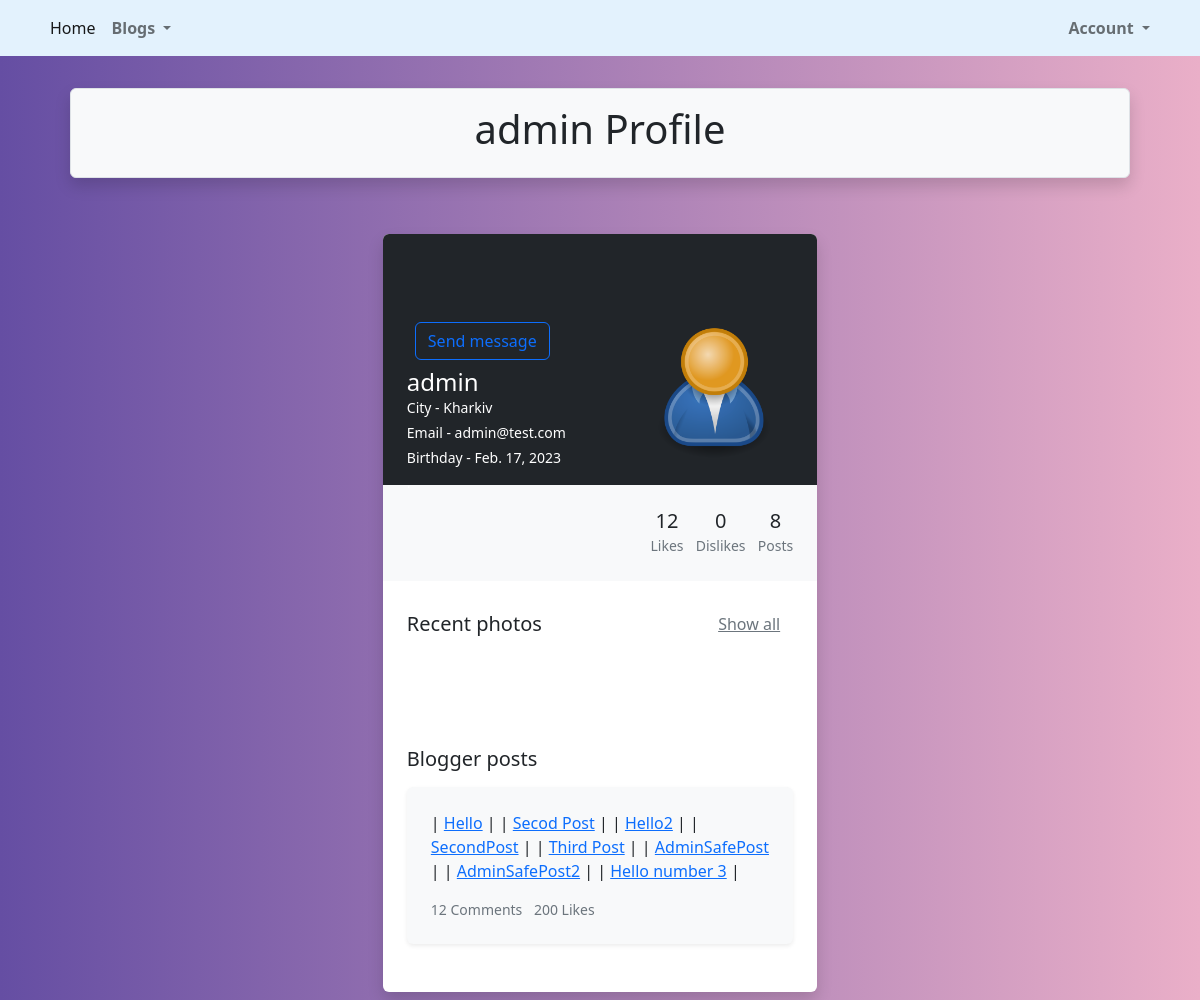
Screenshot of /accounts/profiles/user/1 with the database file from the repository.
### src/accounts/models.py (models this page shows, shortened)
class User(AbstractUser):
    is_activated = models.BooleanField(default=True, db_index=True)
    avatar = models.ImageField(upload_to=avatar_place, default='profile/default.png')
    birthday = models.DateField(null=True, blank=True)
    city = models.CharField(max_length=50, null=True, blank=True)
    class Meta(AbstractUser.Meta):
        db_table = 'user'

### src/post/models.py (models this page shows, shortened)
class Posts(models.Model):
    uuid = models.UUIDField(default=uuid4, db_index=True, unique=True)
    title = models.CharField(max_length=30)
    author = models.ForeignKey(User, on_delete=models.CASCADE)
    text = models.TextField(max_length=1000)
    like = models.ManyToManyField(User, blank=True, related_name='likes')
    dislike = models.ManyToManyField(User, blank=True, related_name='dislikes')
    create_date = models.DateField(auto_now_add=True)
    class Meta:
        db_table = 'posts'

### src/accounts/views.py (the view)
# urls.py: path('profiles/user/<int:pk>', blogger_profile_view, name='bloggers_profile'),
def blogger_profile_view(request, pk):
    blogger = get_object_or_404(User, pk=pk)
    posts = Posts.objects.filter(author_id=pk).order_by('create_date')
    likes = User.objects.filter(
        likes__author=pk).prefetch_related('likes')
    dislikes = User.objects.filter(
        dislikes__author=pk).prefetch_related('dislikes')
    return render(request, 'accounts/blogger_profile_view.html',
                  {'blogger': blogger,
                   'posts': posts,
                   'likes': likes,
                   'dislikes': dislikes})

### src/accounts/templates/accounts/blogger_profile_view.html (shortened to what this page needs)
{% extends 'base.html' %}
{% load static %}
{% load crispy_forms_tags %}
{% block header %}
    {{ blogger.username }} Profile
{% endblock %}
{% block content %}
        <link rel="stylesheet" type="text/css" href="{% static 'accounts/css/profile_stylesheet.css' %}">
    <div class="row py-2 px-2">
    <div class="col-xl-5 col-md-6 col-sm-10 mx-auto">
        <div class="bg-white shadow rounded overflow-hidden">
            <div class="px-4 pt-0 pb-4 bg-dark">
                <div class="media align-items-end profile-header">
                    <div class="profile mr-3"><img class="rounded-circle p-1 m-1" width="150" height="150" src="{{ blogger.avatar.url }}"
                         alt="avatar" align="right"><a href="{% url 'accounts:send_message_to_blogger' blogger.pk %}" class="btn btn-outline-primary m-2">Send message</a></div>
                    <div class="media-body mb-5 text-white">
                        <h4 class="mt-0 mb-0">{% if user.last_name %}{{ blogger.first_name }} {{ blogger.last_name }} {% else %} {{ blogger.username }} {% endif %}</h4>
                        <p class="small mb-1"> City - {% if blogger.city %}{{ blogger.city }} {% else %} - {% endif %}</p>
                    <p class="small mb-1"> Email - {{ blogger.email }}</p>
                    <p class="small mb-1"> Birthday - {% if blogger.birthday %} {{ blogger.birthday }} {% else %} None {% endif %}</p>
                    <p class="small mb-1"> .</p>
                    </div>
                </div>
            </div>
            <div class="bg-light p-4 d-flex justify-content-end text-center">
                <ul class="list-inline mb-0">
                    <li class="list-inline-item">
                        <h5 class="font-weight-bold mb-0 d-block">{{ likes.count }}</h5><small class="text-muted"> Likes</small>
                    </li>
                    <li class="list-inline-item">
                        <h5 class="font-weight-bold mb-0 d-block">{{ dislikes.count }}</h5><small class="text-muted"> Dislikes</small>
                    </li>
                    <li class="list-inline-item">
                        <h5 class="font-weight-bold mb-0 d-block">{{ blogger.posts_set.count }}</h5><small class="text-muted"> Posts</small>
                    </li>
                </ul>
            </div>
            <div class="py-4 px-4">
                <div class="d-flex align-items-center justify-content-between mb-3">
                    <h5 class="mb-0">Recent photos</h5><a href="#" class="btn btn-link text-muted">Show all</a>
                </div>
                <div class="row">
                    <div class="col-lg-6 mb-2 pr-lg-1"><img src="https://bootstrapious.com/i/snippets/sn-profile/img-3.jpg" alt="" class="img-fluid rounded shadow-sm"></div>
                    <div class="col-lg-6 mb-2 pl-lg-1"><img src="https://bootstrapious.com/i/snippets/sn-profile/img-4.jpg" alt="" class="img-fluid rounded shadow-sm"></div>
                    <div class="col-lg-6 pr-lg-1 mb-2"><img src="https://bootstrapious.com/i/snippets/sn-profile/img-5.jpg" alt="" class="img-fluid rounded shadow-sm"></div>
                    <div class="col-lg-6 pl-lg-1"><img src="https://bootstrapious.com/i/snippets/sn-profile/img-6.jpg" alt="" class="img-fluid rounded shadow-sm"></div>
                </div>
                <div class="py-4">
                    <h5 class="mb-3">Blogger posts</h5>
                    <div class="p-4 bg-light rounded shadow-sm">
                        <p class="font-italic mb-0">{% if posts %}{% for post in posts %} | <a href="{% url 'posts:detail' uuid=post.uuid %}">
                                    {{ post.title }}</a> |
                            {% endfor %} {% else %} Sorry, but you didn't make any post yet, maybe it's time to start! {% endif %}</p>
                        <ul class="list-inline small text-muted mt-3 mb-0">
                            <li class="list-inline-item">12 Comments</li>
                            <li class="list-inline-item">200 Likes</li>
                        </ul>
                    </div>
                </div>
            </div>
        </div>
    </div>
</div>
{% endblock %}

### src/accounts/static/accounts/css/profile_stylesheet.css (style rules this page uses)
.profile-header { transform: translateY(5rem); }
body { background: #654ea3; background: -webkit-linear-gradient(to right, #654ea3, #eaafc8); background: linear-gradient(to right, #654ea3, #eaafc8); min-height: 100vh; }

### rows the page displays
User: username "admin", avatar (placeholder picture), city "Kharkiv", email "admin@test.com", birthday "Feb. 17, 2023", posts_set.count "8"
Posts: title "Hello"
Posts: title "Secod Post"
Posts: title "Hello2"
Posts: title "SecondPost"
Posts: title "Third Post"
Posts: title "AdminSafePost"
Posts: title "AdminSafePost2"
Posts: title "Hello number 3"

### other values shown
{{ likes.count }} "12"
{{ dislikes.count }} "0"
